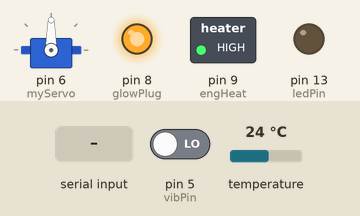
Simulated run of this sketch. Board: Arduino Uno, built with avr-gcc and run on an emulated ATmega328P. Parts: servo, switched loads named in the sketch (green lamp = pin HIGH), output pins drawn as LEDs (lit = HIGH). The test bench sets the inputs (shaded band); at power-on: pin 5 (vibPin) LOW, temperature 24 °C. What the sketch prints to the serial monitor is not drawn.

Above: at 3.3 s.
3.4 s: "1111\n" received over the second serial link
At 4.58 s:
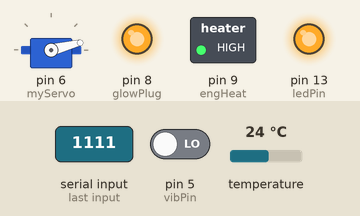
At 7.7 s:
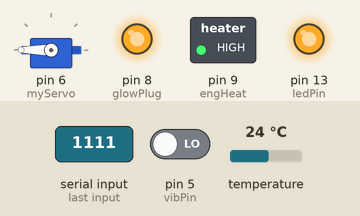
Timing chart, 0 to 9.2 s (numbered marks = the images above; inputs shaded):
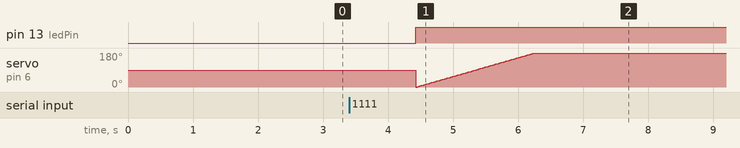

Measured:
- after the input at 3.4 s, pin 13 (ledPin): LOW → HIGH after 1.0 s

The sketch:

HC12_RECEIVER_PASS.ino
```cpp
#include <SoftwareSerial.h>
#include <OneWire.h>
#include <DallasTemperature.h>
#include <Servo.h>

SoftwareSerial mySerial(2, 3); // RX, TX

Servo myServo;

#define ONE_WIRE_BUS 4

int vibPin = 5;

int servoPosn = 0;

#define glowPlug 8
#define engHeat 9

int ledPin = 13;

unsigned long last = millis();//set timer

float temp;

float temp_1;

int tempPin = 0;

// Setup a OneWire instance to communicate with any OneWire Devices
//(not just Maxim/Dallas temperature ICs)

OneWire oneWire(ONE_WIRE_BUS);

//Pass our oneWire reference to Dallas Temperature

DallasTemperature sensors(&oneWire);

void setup() {
  Serial.begin(9600);
  mySerial.begin(9600);
  pinMode(ledPin, OUTPUT);
  pinMode(vibPin, INPUT);
  sensors.begin();
  Serial.println("Temperature Sensor");
  myServo.attach(6);
  pinMode(glowPlug, OUTPUT);
  pinMode(engHeat, OUTPUT);

  digitalWrite(glowPlug, HIGH);
  digitalWrite(engHeat, HIGH);
}

void loop() {

  boolean ledState = digitalRead(ledPin);//check if the LED is turned on or off. Returns 1 or 0

  int val;


  // call sensors.requestTemperatures() to issue a global temperature
  // request to all devices on the bus
  Serial.print("Requesting temperatures...");

  sensors.requestTemperatures();
  // Send the command to get temperature readings

  Serial.println("DONE");

  // read analog volt from sensor and save to variable temp

  temp = sensors.getTempCByIndex(0);

  temp_1 = 1000.00 + temp;

  Serial.println(val);

  mySerial.println(int(temp_1));
  delay(20);
  //send unique code to the receiver in this case 1000 + temp

  if (val == 1)
  {
    temp_1 = temp_1 + 100;
    delay(20);
    Serial.println("vib = ON");
  }

  Serial.print("Temperature = ");
  Serial.print(temp); // display temperature value
  Serial.print("*C");
  Serial.println();


  if(mySerial.available() > 1){
    int input = mySerial.parseInt();//read serial input and convert to integer (-32,768 to 32,767)
    Serial.print("1234");
    if(millis() - last > 250)
    {
      //if time now is 250 milliseconds greater than last time
      if(ledState == 0 && input == 1111)
      {

        //if LED is off and button code is ok
          digitalWrite(ledPin, HIGH);
          for (servoPosn = 0; servoPosn <=180; servoPosn +=1)
          {
            myServo.write(servoPosn);
            delay(10);
          }
      }
      else if(ledState == 1 && input == 2222)
      {
        //if LED is on and button code is ok
          digitalWrite(ledPin, LOW);
          for (servoPosn=180; servoPosn >= 0; servoPosn -=1)
          {
            myServo.write(servoPosn);
            delay(10);
          }
      }

    }

    mySerial.flush();//clear the serial buffer for unwanted inputs
    last = millis();//reset timer
  }
  delay(20);//delay little for better serial communication
  delay(1000); //update sensor reading after every second
  val = digitalRead(vibPin);

}
```
